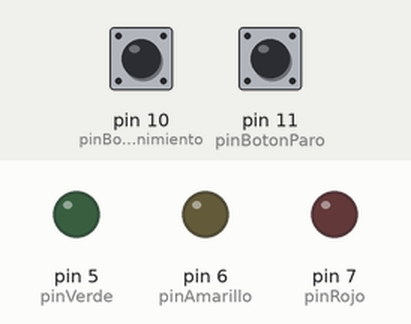
This sketch was run on a simulated Arduino Uno, built with avr-gcc and run on an emulated ATmega328P. On the bench: output pins drawn as LEDs (lit = HIGH). The test bench sets the inputs (shaded band); at power-on: pin 10 (pinBotonMantenimiento) HIGH, pin 11 (pinBotonParo) HIGH.

Above: at 10.51 s.
11.0 s: pin 10 (pinBotonMantenimiento) pulled LOW for 1.15 s
13.6 s: pin 11 (pinBotonParo) pulled LOW for 1.15 s
At 14.3 s:
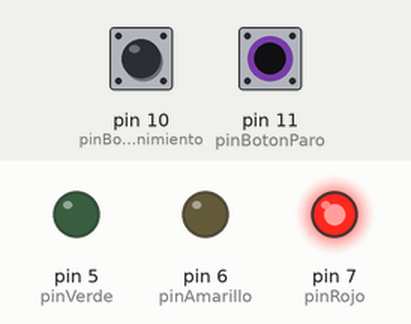
At 20.1 s:
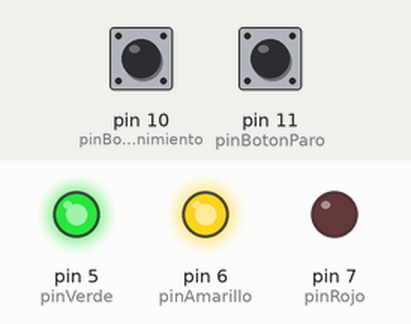
Timing chart, 0 to 24.7 s (numbered marks = the images above; inputs shaded):
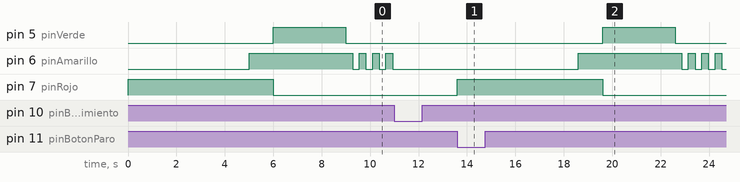

Measured:
- after the input at 11.0 s, pin 6 (pinAmarillo): stops changing and stays LOW
- after the input at 13.6 s, pin 5 (pinVerde): LOW → HIGH after 6.0 s, → LOW 3.0 s later; pin 6 (pinAmarillo): LOW → HIGH after 5.0 s, then repeats every 0.55 s: LOW 0.28 s, HIGH 0.28 s; pin 7 (pinRojo): LOW → HIGH at once, → LOW 6.0 s later

The sketch:

semaforo_11.ino
```cpp
const int pinRojo = 7;
const int pinAmarillo = 6;
const int pinVerde = 5;
const int pinBotonParo = 11;
const int pinBotonMantenimiento = 10;

void setup() {
  pinMode(pinRojo, OUTPUT);
  pinMode(pinAmarillo, OUTPUT);
  pinMode(pinVerde, OUTPUT);
  pinMode(pinBotonParo, INPUT_PULLUP);
  pinMode(pinBotonMantenimiento, INPUT_PULLUP);
}

void loop() {
  // Ciclo del semáforo
  digitalWrite(pinRojo, HIGH);
  delay(5000);

  digitalWrite(pinAmarillo, HIGH);
  delay(1000);
  digitalWrite(pinRojo, LOW);

  digitalWrite(pinVerde, HIGH);
  delay(3000);
  digitalWrite(pinAmarillo, LOW);
  digitalWrite(pinVerde, LOW);

  // Amarillo intermitente durante 15 segundos o hasta presionar el botón de mantenimiento
  int tiempoAmarilloIntermitente = 15000;
  unsigned long tiempoInicioAmarillo = millis();

  while (millis() - tiempoInicioAmarillo < tiempoAmarilloIntermitente && digitalRead(pinBotonMantenimiento) == HIGH) {
    digitalWrite(pinAmarillo, HIGH);
    delay(275);
    digitalWrite(pinAmarillo, LOW);
    delay(275);
  }

  digitalWrite(pinAmarillo, LOW);

  // Detener el ciclo al presionar el botón de paro
  while (digitalRead(pinBotonParo) == HIGH) {
    // Esperar a que el botón de paro sea presionado
  }
}
```
